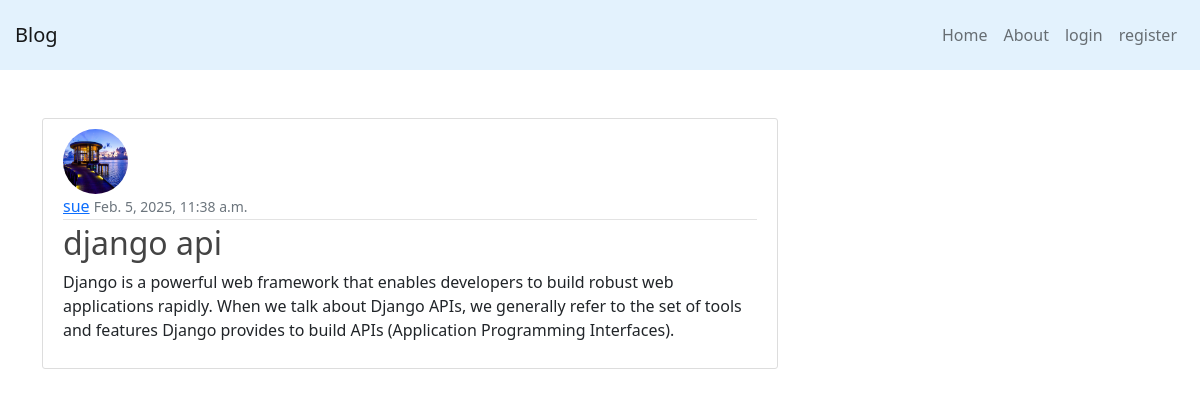
The app's page /post/2/, older data.
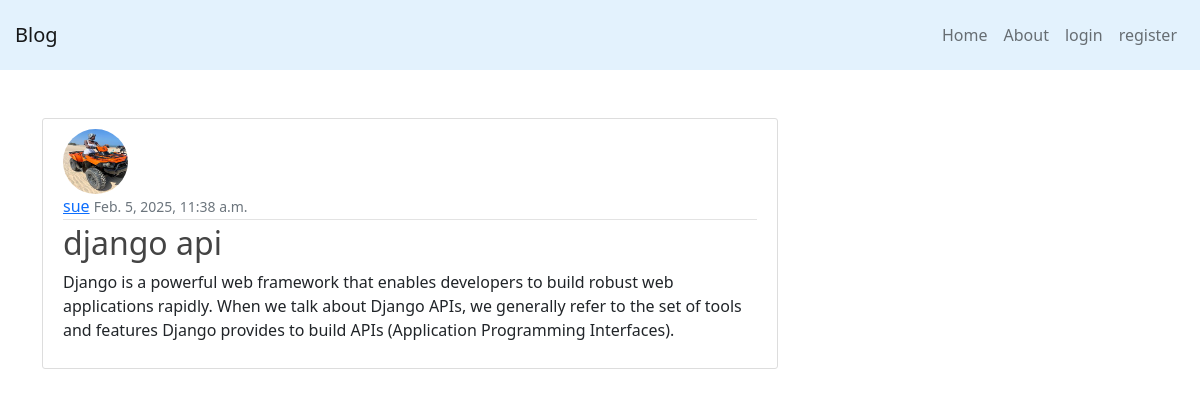
The same page, newer data.
### blog_app/models.py (models this page shows, shortened)
class Post(models.Model):
    title = models.CharField(max_length=255)
    content = models.TextField()
    excerpt = models.TextField()
    date_created = models.DateTimeField(default=timezone.now)
    author = models.ForeignKey(User, on_delete=models.CASCADE)

### users/models.py (models this page shows, shortened)
class UserProfile(models.Model):
    user = models.OneToOneField(User, on_delete=models.CASCADE, related_name="profile")
    profile_pic = models.ImageField(upload_to="profile_pics", default="profile_pics/default.jpeg")

### blog_app/views.py (the view)
# urls.py: path("post/<int:pk>/", PostDetailView.as_view(), name="post-detail")
class PostDetailView(DetailView):
    model = Post

### blog_app/templates/blog_app/post_detail.html
{% extends "blog_app/base.html" %}
{% block content %}
<article class="media content-section">
    <img class="rounded-circle article-img" src="{{ post.author.profile.profile_pic.url}}">
    <div class="media-body">
      <div class="article-metadata">
        <a class="mr-2" href="#">{{ post.author.username }}</a>
        <small class="text-muted">{{ post.date_created }}</small>
      </div>
      <h2 class="article-title">{{ post.title }}</h2>
      <p>{{ post.content }}</p>
    </div>
  </article>
{% endblock %}

Row changes from the older to the newer data that the page shows:
changed through a linked row, Post "django api": author.profile.profile_pic: a different picture
